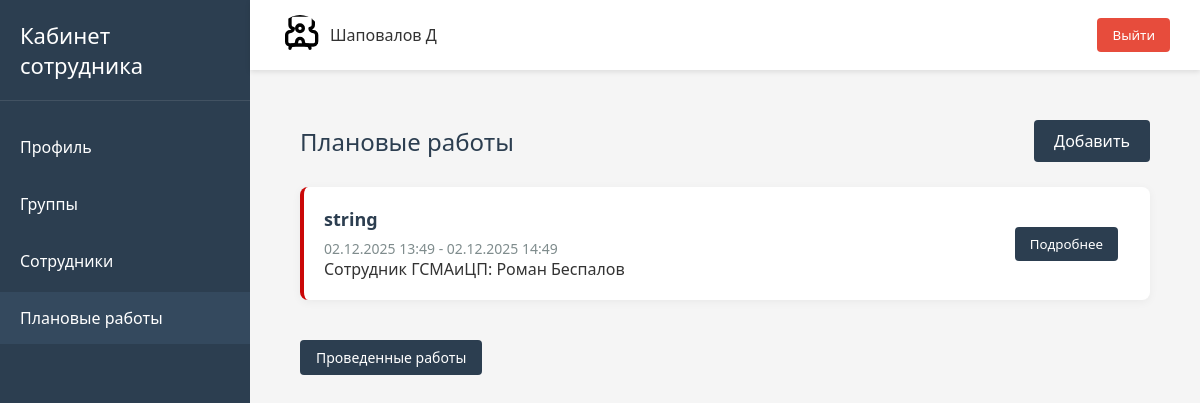
Page /downtime/ (signed in) on the committed database.
### users/models.py (models this page shows, shortened)
class User(AbstractUser):
    email = models.EmailField("Email", unique=True)
    job_title = models.CharField("Должность", max_length=100)
    personnel_number = models.CharField(
        "Табельный номер",
        max_length=20,
        unique=True
    )
    group_job = models.ManyToManyField(
        "GroupJob",
        verbose_name="Группа сотрудника",
        related_name="users"
    )
    is_main = models.BooleanField("Босс этой качалки", default=False)
    USERNAME_FIELD = "username"
    REQUIRED_FIELDS = []
    objects = CustomUserManager()

### downtimes/models.py (models this page shows, shortened)
class Downtime(models.Model):
    service = models.CharField("Сервис", max_length=50)
    start_downtime = models.DateTimeField(
        "Дата и время начала работ",
        validators=(check_date,)
    )
    end_downtime = models.DateTimeField(
        "Дата и время окончания работ",
        validators=(check_date,)
    )
    gsma_employee = models.ForeignKey(
        User,
        on_delete=models.SET_NULL,
        null=True,
        related_name="downtimes",
        verbose_name="Сотрудник от ГСМАиЦП"
    )
    link_task = models.URLField("Ссылка на задачу", max_length=150)
    description = models.TextField("Описание")
    created_at = models.DateTimeField(
        "Дата создания записи",
        auto_now_add=True
    )
    class Meta:
        verbose_name = "Проведение работ на сервисе"
        verbose_name_plural = "Проведение работ на сервисе"
        ordering = ("start_downtime",)
        constraints = [
            models.UniqueConstraint(
                fields=[
                    "gsma_employee",
                    "service",
                    "start_downtime",
                    "end_downtime"
                ],
                name='unique_downtime'
            )
        ]

### downtimes/views.py (the view)
# urls.py: path("", views.downtimes, name="downtime"),
@login_required
def downtimes(request):
    downtimes = Downtime.objects.filter(start_downtime__gte=timezone.now())
    context = {"downtimes": downtimes}
    return render(request, "downtime/downtime.html", context)

### templates/downtime/downtime.html
{% extends "base.html" %}
{% load static %}
{% block content %}
<div class="downtimes-container">
    <div class="downtimes-header">
        <h1 class="downtimes-title">Плановые работы</h1>
        <a href="{% url 'downtimes:added_downtime' %}" class="add-btn">
            Добавить
        </a>
    </div>
    <div class="downtimes-list">
        {% for downtime in downtimes %}
        <div class="downtime-card">
            <div class="downtime-info">
                <div class="downtime-service">
                    {{ downtime.service }}
                </div>
                <div class="downtime-period">
                    {{ downtime.start_downtime|date:"d.m.Y H:i" }} - {{ downtime.end_downtime|date:"d.m.Y H:i" }}
                </div>
                {% if downtime.gsma_employee %}
                <div class="downtime-employee">
                    Сотрудник ГСМАиЦП: {{ downtime.gsma_employee.get_full_name|default:downtime.gsma_employee.username }}
                </div>
                {% endif %}
            </div>
            <div class="downtime-status">
                <a href="{% url 'downtimes:downtime_detail' downtime.id %}">
                    <button class="profile-btn">Подробнее</button>
                </a>
            </div>
        </div>
        {% empty %}
        <div class="empty-state">
            <div class="empty-text">Нет записей о плановых работах</div>
        </div>
        {% endfor %}
    </div>
    <div class="button-end-container">
        <a href="{% url 'downtimes:history_downtime' %}" class="history-btn">
            Проведенные работы
        </a>
    </div>
</div>
{% endblock %}

### templates/header.html (shortened to what this page needs)
<header class="header">
    <div class="user-info">
        <img alt="User">
        <span>{{ user.last_name }} {{ user.first_name|slice:":1" }}</span>
    </div>
    <form action="{% url 'users:logout' %}" method="post" class="logout-form">
        <button class="logout-btn">Выйти</button>
    </form>
</header>

### static/css/main.css (style rules this page uses)
* { margin: 0; padding: 0; box-sizing: border-box; font-family: 'Segoe UI', Tahoma, Geneva, Verdana, sans-serif; }
body { display: flex; min-height: 100vh; background-color: #f5f5f5; color: #333; }

### static/css/header.css (style rules this page uses)
.header { background-color: white; padding: 15px 30px; display: flex; justify-content: space-between; align-items: center; box-shadow: 0 2px 5px rgba(0, 0, 0, 0.1); }
.user-info { display: flex; align-items: center; }
.user-info img { width: 40px; height: 40px; border-radius: 50%; margin-right: 10px; object-fit: cover; }
.logout-btn { background-color: #e74c3c; color: white; border: none; padding: 8px 15px; border-radius: 4px; cursor: pointer; transition: background-color 0.3s; }

### static/css/groups_detail.css (style rules this page uses)
.profile-btn { background-color: #2c3e50; color: white; border: none; padding: 8px 15px; border-radius: 4px; cursor: pointer; transition: background-color 0.3s; }

### static/css/downtime.css (style rules this page uses)
.downtimes-container { max-width: 1200px; margin: 0 auto; padding: 20px; }
.downtimes-header { display: flex; justify-content: space-between; align-items: center; margin-bottom: 25px; flex-wrap: wrap; gap: 15px; }
.button-end-container { display: flex; justify-content: flex-start; margin-top: 25px; padding-top: 15px; }
.history-btn { padding: 8px 16px; border-radius: 4px; text-decoration: none; font-size: 14px; transition: all 0.3s ease; border: none; cursor: pointer; white-space: nowrap; background-color: #2c3e50; color: #ffffff; }
.downtimes-title { color: #2c3e50; font-weight: 500; margin: 0; }
.add-btn { background-color: #2c3e50; color: white; padding: 10px 20px; border-radius: 4px; text-decoration: none; font-weight: 500; transition: all 0.3s ease; display: inline-flex; align-items: center; gap: 8px; }
.downtimes-list { display: flex; flex-direction: column; gap: 15px; }
.downtime-card { background-color: white; border-radius: 8px; padding: 20px; box-shadow: 0 2px 10px rgba(0, 0, 0, 0.05); display: flex; justify-content: space-between; align-items: center; transition: transform 0.2s, box-shadow 0.2s; border-left: 4px solid #ca0707; }
.downtime-info { flex-grow: 1; }
.downtime-service { font-size: 18px; font-weight: 600; color: #2c3e50; margin-bottom: 8px; }
.downtime-period { color: #7f8c8d; font-size: 14px; }
.downtime-status { display: inline-block; padding: 4px 12px; border-radius: 12px; font-size: 12px; font-weight: 500; margin-left: 15px; }

### rows in the picture
User: last_name "Шаповалов", first_name "Д"
Downtime: service "string", start_downtime "02.12.2025 13:49", end_downtime "02.12.2025 14:49", gsma_employee.get_full_name "Роман Беспалов"
